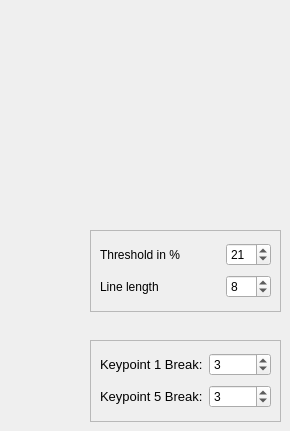
        <widget class="QWidget" name="tab_7">
         <attribute name="title">
          <string>Mouth Corners</string>
         </attribute>
         <widget class="QFrame" name="frame_11">
          <property name="geometry">
           <rect>
            <x>90</x>
            <y>230</y>
            <width>191</width>
            <height>82</height>
           </rect>
          </property>
          <property name="frameShape">
           <enum>QFrame::StyledPanel</enum>
          </property>
          <property name="frameShadow">
           <enum>QFrame::Raised</enum>
          </property>
          <layout class="QGridLayout" name="gridLayout_18">
           <item row="0" column="0">
            <widget class="QLabel" name="label_3">
             <property name="minimumSize">
              <size>
               <width>120</width>
               <height>0</height>
              </size>
             </property>
             <property name="text">
              <string>Threshold in %</string>
             </property>
            </widget>
           </item>
           <item row="0" column="1">
            <widget class="QSpinBox" name="sbTHMouthCorners">
             <property name="value">
              <number>21</number>
             </property>
            </widget>
           </item>
           <item row="1" column="0">
            <widget class="QLabel" name="label_15">
             <property name="text">
              <string>Line length</string>
             </property>
            </widget>
           </item>
           <item row="1" column="1">
            <widget class="QSpinBox" name="sbLLMouthCorners">
             <property name="value">
              <number>8</number>
             </property>
            </widget>
           </item>
          </layout>
         </widget>
         <widget class="QFrame" name="frame_19">
          <property name="geometry">
           <rect>
            <x>90</x>
            <y>340</y>
            <width>191</width>
            <height>82</height>
           </rect>
          </property>
          <property name="frameShape">
           <enum>QFrame::StyledPanel</enum>
          </property>
          <property name="frameShadow">
           <enum>QFrame::Raised</enum>
          </property>
          <layout class="QGridLayout" name="gridLayout_33">
           <item row="0" column="0">
            <widget class="QLabel" name="label_32">
             <property name="text">
              <string>&lt;html&gt;&lt;head/&gt;&lt;body&gt;&lt;p&gt;&lt;span style=&quot; font-size:10pt;&quot;&gt;Keypoint 1 Break:&lt;/span&gt;&lt;/p&gt;&lt;/body&gt;&lt;/html&gt;</string>
             </property>
            </widget>
           </item>
           <item row="0" column="1">
            <widget class="QSpinBox" name="sbKP1BreakMouthCorners">
             <property name="value">
              <number>3</number>
             </property>
            </widget>
           </item>
           <item row="1" column="0">
            <widget class="QLabel" name="label_33">
             <property name="text">
              <string>&lt;html&gt;&lt;head/&gt;&lt;body&gt;&lt;p&gt;&lt;span style=&quot; font-size:10pt;&quot;&gt;Keypoint 5 Break:&lt;/span&gt;&lt;/p&gt;&lt;/body&gt;&lt;/html&gt;</string>
             </property>
            </widget>
           </item>
           <item row="1" column="1">
            <widget class="QSpinBox" name="sbKP5BreakMouthCorners">
             <property name="value">
              <number>3</number>
             </property>
            </widget>
           </item>
          </layout>
         </widget>
        </widget>
